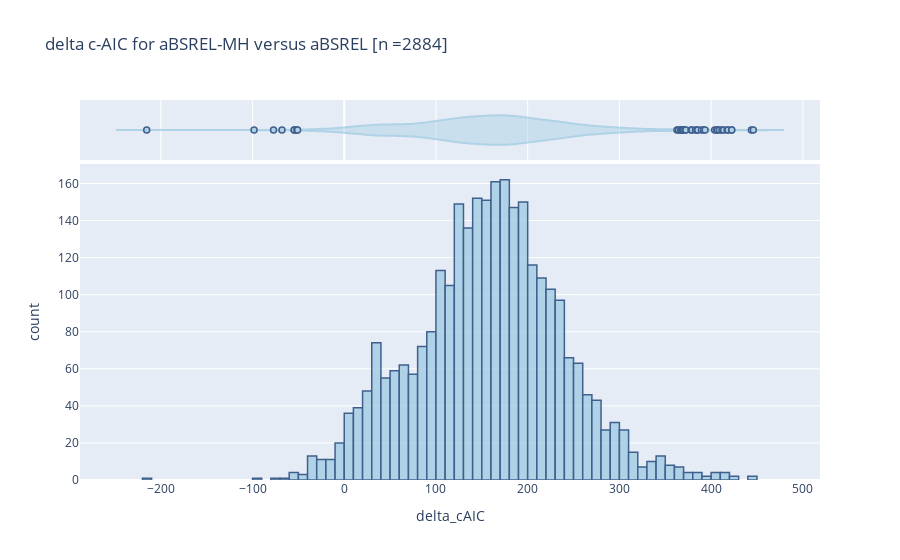

Here is the notebook cell this chart was saved with:
### Code cell
#https://plotly.com/python/histograms/

#fig = px.histogram(df, x="delta_cAIC", marginal="violin", title='delta c-AIC for aBSREL-MH versus aBSREL', color_discrete_sequence=['indianred'])

#fig.update_traces(opacity=0.75)

fig = px.histogram(df, x="delta_cAIC", marginal="violin", title='delta c-AIC for aBSREL-MH versus aBSREL [n =' + str(len(df.index)) + ']')
fig.update_traces(marker_color='rgb(158,202,225)', marker_line_color='rgb(8,48,107)',
                  marker_line_width=1.5, opacity=0.75)
fig.show()

### Figure 1 — Plotly figure (JSON) as saved in the notebook; plotly's stock layout.template omitted (floating-point values rounded to 4 significant figures; data arrays with more than 128 entries replaced by an {"elided": "..."} marker saying what was removed)
{"data": [{"alignmentgroup": "True", "bingroup": "x", "hovertemplate": "delta_cAIC=%{x}<br>count=%{y}<extra></extra>", "legendgroup": "", "marker": {"color": "rgb(158,202,225)", "line": {"color": "rgb(8,48,107)", "width": 1.5}}, "name": "", "offsetgroup": "", "opacity": 0.75, "orientation": "v", "showlegend": false, "type": "histogram", "x": {"elided": "2884 float values"}, "xaxis": "x", "yaxis": "y"}, {"alignmentgroup": "True", "hovertemplate": "delta_cAIC=%{x}<extra></extra>", "legendgroup": "", "marker": {"color": "rgb(158,202,225)", "line": {"color": "rgb(8,48,107)", "width": 1.5}}, "name": "", "offsetgroup": "", "opacity": 0.75, "scalegroup": "x", "showlegend": false, "type": "violin", "x": {"elided": "2884 float values"}, "xaxis": "x2", "yaxis": "y2"}], "layout": {"barmode": "relative", "legend": {"tracegroupgap": 0}, "title": {"text": "delta c-AIC for aBSREL-MH versus aBSREL [n =2884]"}, "xaxis": {"anchor": "y", "domain": [0, 1], "title": {"text": "delta_cAIC"}}, "xaxis2": {"anchor": "y2", "domain": [0, 1], "matches": "x", "showgrid": true, "showticklabels": false}, "yaxis": {"anchor": "x", "domain": [0, 0.8316], "title": {"text": "count"}}, "yaxis2": {"anchor": "x2", "domain": [0.8416, 1], "matches": "y2", "showgrid": false, "showline": false, "showticklabels": false, "ticks": ""}}}
